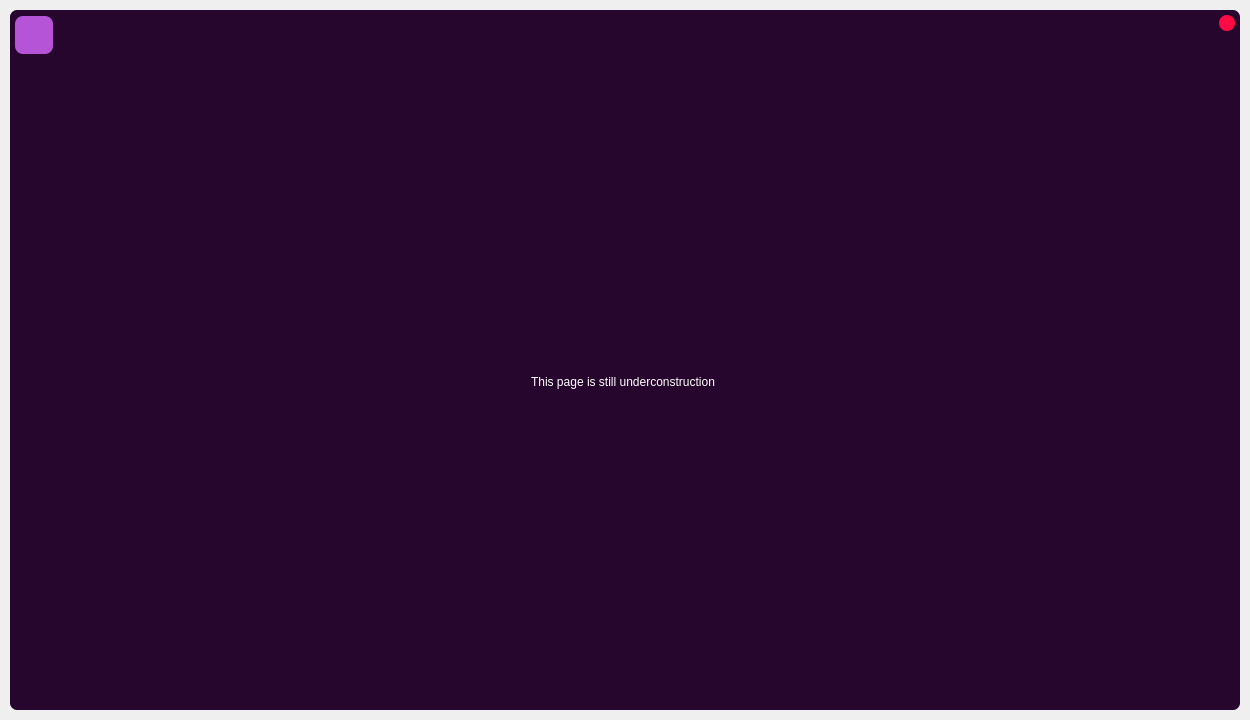
<?xml version="1.0" encoding="UTF-8"?>
<ui version="4.0">
 <class>MainWindow</class>
 <widget class="QMainWindow" name="MainWindow">
  <property name="geometry">
   <rect>
    <x>0</x>
    <y>0</y>
    <width>1250</width>
    <height>720</height>
   </rect>
  </property>
  <property name="minimumSize">
   <size>
    <width>1250</width>
    <height>720</height>
   </size>
  </property>
  <property name="maximumSize">
   <size>
    <width>1250</width>
    <height>720</height>
   </size>
  </property>
  <property name="windowTitle">
   <string>MainWindow</string>
  </property>
  <widget class="QWidget" name="centralwidget">
   <layout class="QVBoxLayout" name="verticalLayout">
    <property name="spacing">
     <number>10</number>
    </property>
    <property name="leftMargin">
     <number>10</number>
    </property>
    <property name="topMargin">
     <number>10</number>
    </property>
    <property name="rightMargin">
     <number>10</number>
    </property>
    <property name="bottomMargin">
     <number>10</number>
    </property>
    <item>
     <widget class="QFrame" name="bg_frame">
      <property name="styleSheet">
       <string notr="true">QFrame {
	background-color: #27062D;
	border-radius: 7px; 
}</string>
      </property>
      <property name="frameShape">
       <enum>QFrame::StyledPanel</enum>
      </property>
      <property name="frameShadow">
       <enum>QFrame::Raised</enum>
      </property>
      <layout class="QVBoxLayout" name="verticalLayout_2">
       <property name="spacing">
        <number>5</number>
       </property>
       <property name="leftMargin">
        <number>5</number>
       </property>
       <property name="topMargin">
        <number>5</number>
       </property>
       <property name="rightMargin">
        <number>5</number>
       </property>
       <property name="bottomMargin">
        <number>5</number>
       </property>
       <item>
        <widget class="QFrame" name="button_frame">
         <property name="maximumSize">
          <size>
           <width>16777215</width>
           <height>40</height>
          </size>
         </property>
         <property name="frameShape">
          <enum>QFrame::StyledPanel</enum>
         </property>
         <property name="frameShadow">
          <enum>QFrame::Raised</enum>
         </property>
         <layout class="QHBoxLayout" name="horizontalLayout_2">
          <property name="spacing">
           <number>0</number>
          </property>
          <property name="leftMargin">
           <number>0</number>
          </property>
          <property name="topMargin">
           <number>0</number>
          </property>
          <property name="rightMargin">
           <number>0</number>
          </property>
          <property name="bottomMargin">
           <number>0</number>
          </property>
          <item>
           <widget class="QFrame" name="frame_2">
            <property name="maximumSize">
             <size>
              <width>38</width>
              <height>16777215</height>
             </size>
            </property>
            <property name="styleSheet">
             <string notr="true">QFrame{
	background-color: #27062D;
}</string>
            </property>
            <property name="frameShape">
             <enum>QFrame::StyledPanel</enum>
            </property>
            <property name="frameShadow">
             <enum>QFrame::Raised</enum>
            </property>
            <layout class="QHBoxLayout" name="horizontalLayout_3">
             <property name="spacing">
              <number>0</number>
             </property>
             <property name="leftMargin">
              <number>0</number>
             </property>
             <property name="topMargin">
              <number>0</number>
             </property>
             <property name="rightMargin">
              <number>0</number>
             </property>
             <property name="bottomMargin">
              <number>0</number>
             </property>
             <item alignment="Qt::AlignLeft">
              <widget class="QPushButton" name="back_button">
               <property name="minimumSize">
                <size>
                 <width>38</width>
                 <height>38</height>
                </size>
               </property>
               <property name="maximumSize">
                <size>
                 <width>42</width>
                 <height>38</height>
                </size>
               </property>
               <property name="sizeIncrement">
                <size>
                 <width>16</width>
                 <height>16</height>
                </size>
               </property>
               <property name="baseSize">
                <size>
                 <width>16</width>
                 <height>16</height>
                </size>
               </property>
               <property name="cursor">
                <cursorShape>PointingHandCursor</cursorShape>
               </property>
               <property name="styleSheet">
                <string notr="true">QPushButton {
	background-color: rgb(181, 84, 215);
	border-radius: 8px;
}

QPushButton:hover {
	background-color: rgba(181, 84, 215,150);
}</string>
               </property>
               <property name="text">
                <string/>
               </property>
               <property name="icon">
                <iconset>
                 <normaloff>:/Icons/Icons/checkbox.png</normaloff>:/Icons/Icons/checkbox.png</iconset>
               </property>
               <property name="iconSize">
                <size>
                 <width>38</width>
                 <height>38</height>
                </size>
               </property>
              </widget>
             </item>
            </layout>
           </widget>
          </item>
          <item alignment="Qt::AlignRight">
           <widget class="QFrame" name="frame_3">
            <property name="maximumSize">
             <size>
              <width>100</width>
              <height>16777215</height>
             </size>
            </property>
            <property name="styleSheet">
             <string notr="true">QFrame{
	background-color: #27062D;
}</string>
            </property>
            <property name="frameShape">
             <enum>QFrame::StyledPanel</enum>
            </property>
            <property name="frameShadow">
             <enum>QFrame::Raised</enum>
            </property>
            <layout class="QHBoxLayout" name="horizontalLayout_4">
             <property name="spacing">
              <number>5</number>
             </property>
             <property name="leftMargin">
              <number>0</number>
             </property>
             <property name="topMargin">
              <number>0</number>
             </property>
             <property name="rightMargin">
              <number>0</number>
             </property>
             <property name="bottomMargin">
              <number>0</number>
             </property>
             <item alignment="Qt::AlignTop">
              <widget class="QPushButton" name="quit_button">
               <property name="minimumSize">
                <size>
                 <width>16</width>
                 <height>16</height>
                </size>
               </property>
               <property name="maximumSize">
                <size>
                 <width>16</width>
                 <height>16</height>
                </size>
               </property>
               <property name="cursor">
                <cursorShape>PointingHandCursor</cursorShape>
               </property>
               <property name="styleSheet">
                <string notr="true">QPushButton {
	background-color: rgb(255, 11, 68);
	border-radius: 8px; 
	border: none;
}

QPushButton:hover {
	background-color: rgba(255, 11, 68, 150);
}
	</string>
               </property>
               <property name="text">
                <string/>
               </property>
              </widget>
             </item>
            </layout>
           </widget>
          </item>
         </layout>
        </widget>
       </item>
       <item>
        <widget class="QFrame" name="main_frame">
         <property name="frameShape">
          <enum>QFrame::StyledPanel</enum>
         </property>
         <property name="frameShadow">
          <enum>QFrame::Raised</enum>
         </property>
         <layout class="QVBoxLayout" name="verticalLayout_3">
          <property name="spacing">
           <number>0</number>
          </property>
          <property name="leftMargin">
           <number>0</number>
          </property>
          <property name="topMargin">
           <number>0</number>
          </property>
          <property name="rightMargin">
           <number>0</number>
          </property>
          <property name="bottomMargin">
           <number>0</number>
          </property>
          <item alignment="Qt::AlignHCenter|Qt::AlignVCenter">
           <widget class="QLabel" name="label">
            <property name="styleSheet">
             <string notr="true">QLabel {
	background-color: rgba(0,0,0,0);
	font: 87 40pt &quot;Arial Black&quot;;
	color:white;
	text-align: center 
}</string>
            </property>
            <property name="text">
             <string>This page is still underconstruction </string>
            </property>
           </widget>
          </item>
         </layout>
        </widget>
       </item>
      </layout>
     </widget>
    </item>
   </layout>
  </widget>
 </widget>
 <resources/>
 <connections/>
</ui>
